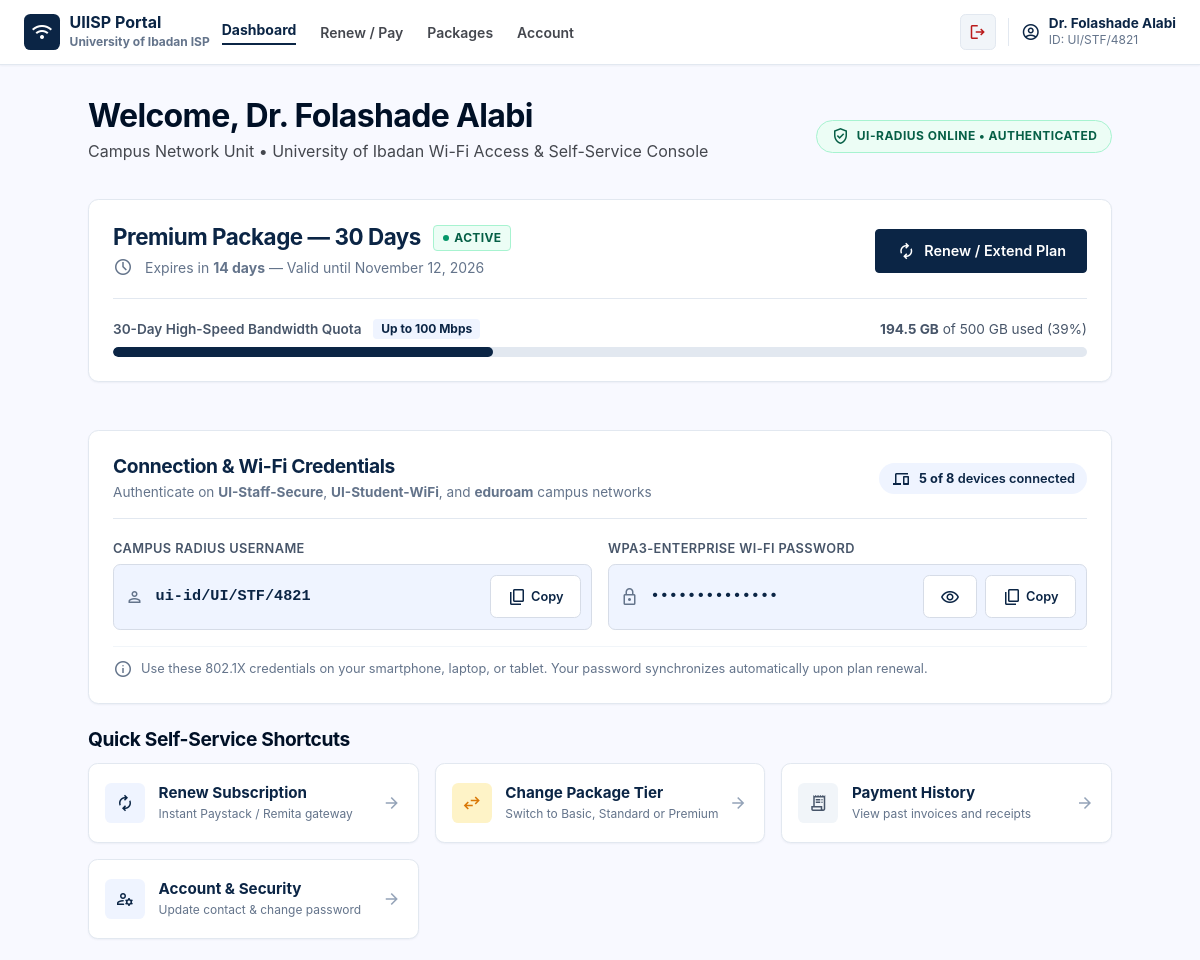
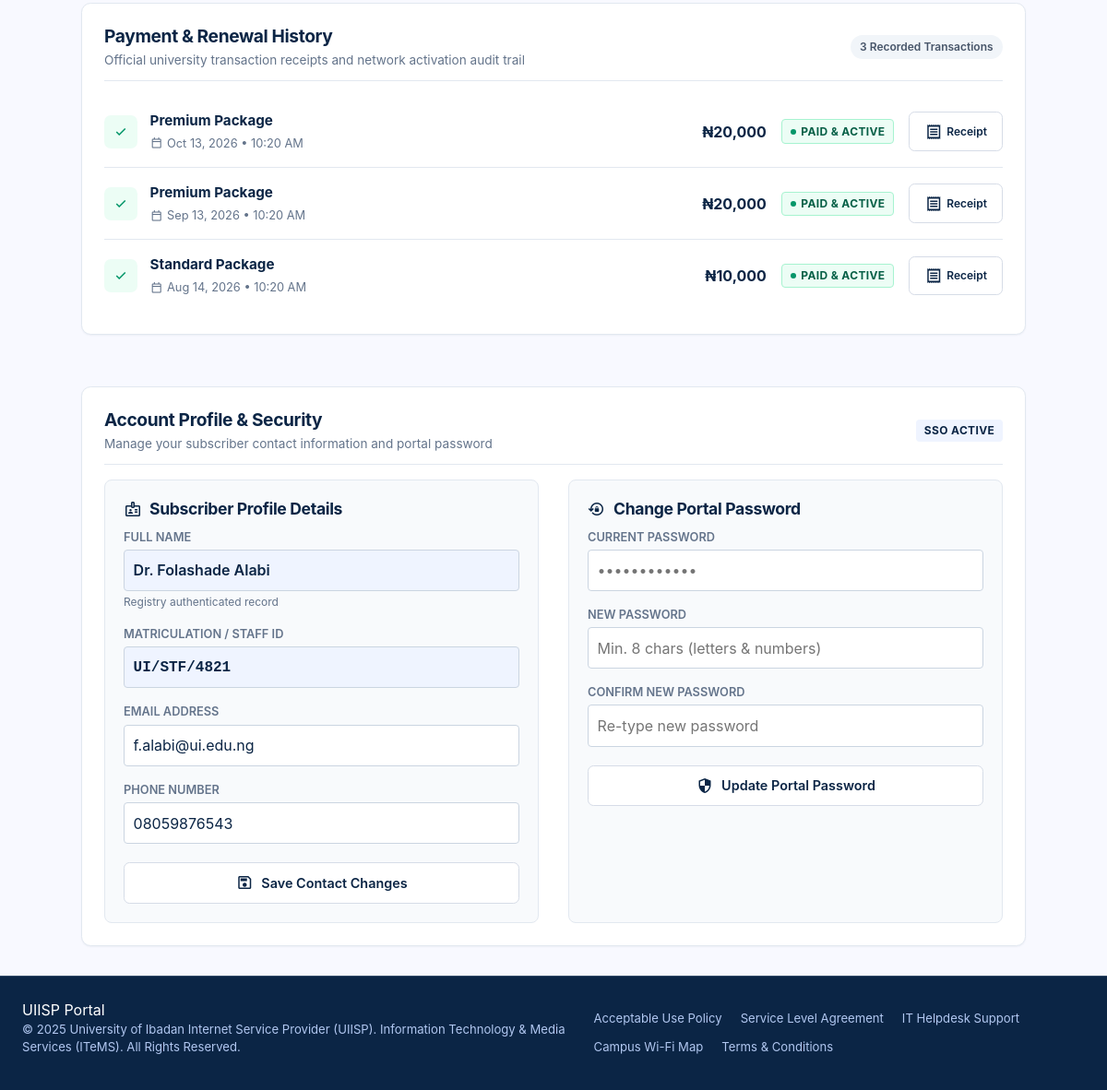
Page /subscriber-dashboard.php (signed in) on the committed database (2 pictures, top to bottom).
### tables this page shows
CREATE TABLE IF NOT EXISTS user (
    id INT AUTO_INCREMENT PRIMARY KEY,
    matric VARCHAR(50) NOT NULL UNIQUE,
    fullname VARCHAR(150) NOT NULL,
    phone VARCHAR(30) NOT NULL,
    email VARCHAR(150) NOT NULL UNIQUE,
    password VARCHAR(255) NOT NULL,
    created_at TIMESTAMP DEFAULT CURRENT_TIMESTAMP
);

CREATE TABLE IF NOT EXISTS subscription_history (
    id INT AUTO_INCREMENT PRIMARY KEY,
    user_id VARCHAR(50) NOT NULL,
    plan VARCHAR(100) NOT NULL,
    amount INT NOT NULL,
    `date` DATETIME NOT NULL DEFAULT CURRENT_TIMESTAMP,
    INDEX idx_user_id (user_id)
);

### subscriber-dashboard.php (the view, shortened to what the rows shown need)
<?php
require_once __DIR__ . '/Model/Customer.php';
require_once __DIR__ . '/Model/Subscription.php';
$matric = $_SESSION['matric'];
$customerModel = new Customer();
$userProfile = $customerModel->findByMatric($matric);
$fullname = $userProfile['fullname'] ?? $_SESSION['fullname'] ?? 'Subscriber';
$email    = $userProfile['email'] ?? $_SESSION['email'] ?? '';
$phone    = $userProfile['phone'] ?? $_SESSION['phone'] ?? '';
$subscriptionModel = new Subscription();
$subscription = $subscriptionModel->getActiveSubscription($matric);
$history = $subscriptionModel->getRecentPayments($matric, 10);
?>
<?php include __DIR__ . '/partials/head.php'; ?>
<body class="dashboard-page">
  <?php $portalPage = 'dashboard'; include __DIR__ . '/partials/portal-header.php'; ?>
  <main class="dashboard-main">
    <div class="dashboard-intro">
      <div>
        <h1>Welcome, <?= htmlspecialchars($fullname) ?></h1>
        <p>
          Campus Network Unit • University of Ibadan Wi-Fi Access &amp; Self-Service Console
        </p>
      </div>
    </div>
    <section class="dashboard-card plan-summary-card">
      <div class="plan-summary-header">
        <div class="plan-summary-info">
          <div class="plan-title-row">
            <h2><?= htmlspecialchars($subscription['plan_name']) ?></h2>
          </div>
        </div>
      </div>
    </section>
    <section class="dashboard-card credentials-card">
      <div class="credentials-card-header">
        <div>
          <h2>Connection &amp; Wi-Fi Credentials</h2>
        </div>
      </div>
    </section>
    <section class="dashboard-card" id="history">
      <div class="history-card-header">
        <div>
          <h2>Payment &amp; Renewal History</h2>
        </div>
      </div>
      <div class="history-list">
        <?php if (empty($history)): ?>
          <div class="empty-state">
            <span class="material-symbols-outlined">history_toggle_off</span>
            <p>No subscription payment records found yet.</p>
            <a href="subscription-payment.php" class="btn btn-primary">Purchase Your First Package</a>
          </div>
        <?php else: ?>
          <?php foreach ($history as $item): ?>
            <div class="history-item">
              <div class="history-item-left">
                <div class="history-check-icon">
                  <span class="material-symbols-outlined">check</span>
                </div>
                <div>
                  <strong class="history-plan-name"><?= htmlspecialchars($item['plan']) ?></strong>
                  <div class="history-date">
                    <span class="material-symbols-outlined" style="font-size:0.9rem;">calendar_today</span>
                    <?= htmlspecialchars(date('M j, Y • h:i A', strtotime($item['date']))) ?>
                  </div>
                </div>
              </div>
              <div class="history-item-right">
                <span class="history-amount">₦<?= number_format((float) $item['amount']) ?></span>
                <span class="status-badge status-badge--active">
                  <span class="status-dot"></span>
                  Paid &amp; Active
                </span>
                <button class="btn-receipt" onclick="viewReceipt('<?= htmlspecialchars($item['plan']) ?>', '<?= number_format((float)$item['amount']) ?>', '<?= htmlspecialchars(date('M j, Y h:i A', strtotime($item['date']))) ?>', '<?= htmlspecialchars($matric) ?>', '<?= htmlspecialchars($fullname) ?>', 'REC-<?= str_pad((string)$item['id'], 6, '0', STR_PAD_LEFT) ?>')" type="button" title="View Official Receipt">
                  <span class="material-symbols-outlined">receipt</span>
                  <span>Receipt</span>
                </button>
              </div>
            </div>
          <?php endforeach; ?>
        <?php endif; ?>
      </div>
    </section>
    <section class="dashboard-card" id="account" style="margin-top:2rem;">
      <div class="history-card-header">
        <div>
          <h2>Account Profile &amp; Security</h2>
        </div>
      </div>
      <div style="display:grid; grid-template-columns:repeat(auto-fit, minmax(320px, 1fr)); gap:2rem; margin-top:1rem;">
        <div style="background:#f8fafc; border:1px solid #e2e8f0; border-radius:0.5rem; padding:1.25rem;">
          <form method="POST" action="process-profile.php">
            <div style="margin-bottom:1rem;">
              <label style="display:block; font-size:0.8rem; font-weight:600; color:#64748b; margin-bottom:0.25rem; text-transform:uppercase;">Full Name</label>
              <input type="text" value="<?= htmlspecialchars($fullname) ?>" readonly style="width:100%; padding:0.6rem; border:1px solid #cbd5e1; border-radius:0.25rem; background:#eff4ff; font-weight:600; color:#0b2545;">
              <span style="font-size:0.75rem; color:#64748b; margin-top:0.2rem; display:block;">Registry authenticated record</span>
            </div>
            <div style="margin-bottom:1rem;">
              <label style="display:block; font-size:0.8rem; font-weight:600; color:#64748b; margin-bottom:0.25rem; text-transform:uppercase;">Email Address</label>
              <input type="email" name="email" value="<?= htmlspecialchars($email) ?>" required style="width:100%; padding:0.6rem; border:1px solid #cbd5e1; border-radius:0.25rem; background:#fff; color:#0b2545;">
            </div>
            <div style="margin-bottom:1.25rem;">
              <label style="display:block; font-size:0.8rem; font-weight:600; color:#64748b; margin-bottom:0.25rem; text-transform:uppercase;">Phone Number</label>
              <input type="tel" name="phone" value="<?= htmlspecialchars($phone) ?>" required style="width:100%; padding:0.6rem; border:1px solid #cbd5e1; border-radius:0.25rem; background:#fff; color:#0b2545;">
            </div>
          </form>
        </div>
      </div>
    </section>
  </main>
</body>
</html>

### partials/portal-header.php (shortened to what the rows shown need)
<?php
$currentUser = [
    'fullname' => $_SESSION['fullname'] ?? 'Subscriber',
    'matric'   => $_SESSION['matric'] ?? 'UI-USER',
];
if (($portalPage ?? '') === 'dashboard'):
?>
<header class="page-header portal-header">
  <div class="header-inner">
    <div class="portal-brand">
      <a href="index.php" style="text-decoration:none; color:inherit; display:flex; align-items:center; gap:0.6rem;">
        <div style="width:2.25rem; height:2.25rem; background:#0b2545; color:#fff; border-radius:0.4rem; display:grid; place-items:center;">
          <span class="material-symbols-outlined">wifi</span>
        </div>
        <div>
          <span style="font-weight:700; color:#0b2545; display:block; line-height:1.2;">UIISP Portal</span>
          <span style="display:block; font-size:0.75rem; color:#64748b;">University of Ibadan ISP</span>
        </div>
      </a>
      <nav class="desktop-nav">
        <a href="subscriber-dashboard.php" class="is-active">Dashboard</a>
        <a href="subscription-payment.php">Renew / Pay</a>
        <a href="index.php#packages">Packages</a>
        <a href="subscriber-dashboard.php#account">Account</a>
      </nav>
    </div>
    <div class="portal-profile">
      <a href="logout.php" title="Sign Out" class="btn-portal-icon" style="color:#ba1a1a; text-decoration:none;">
        <span class="material-symbols-outlined">logout</span>
      </a>
      <a href="subscriber-dashboard.php#account" class="profile-badge" title="Manage Account & Security" style="text-decoration:none; color:inherit; cursor:pointer;">
        <div class="profile-avatar">
          <span class="material-symbols-outlined">account_circle</span>
        </div>
        <div class="profile-details">
          <span class="profile-name"><?= htmlspecialchars($currentUser['fullname']) ?></span>
          <span class="profile-id">ID: <?= htmlspecialchars($currentUser['matric']) ?></span>
        </div>
      </a>
    </div>
  </div>
</header>
<?php endif; ?>

### rows in the picture
user: fullname "Dr. Folashade Alabi", matric "UI/STF/4821", email "f.alabi@ui.edu.ng", phone "08059876543"
subscription_history: plan "Premium Package", date "Oct 13, 2026 • 10:20 AM", amount "20,000"
subscription_history: plan "Premium Package", date "Sep 13, 2026 • 10:20 AM", amount "20,000"
subscription_history: plan "Standard Package", date "Aug 14, 2026 • 10:20 AM", amount "10,000"

### other values in the picture
$subscription['plan_name'] "Premium Package — 30 Days"
$subscription['status'] "ACTIVE"
$subscription['days_remaining'] "14"
$subscription['expiry_date'] "November 12, 2026"
$subscription['speed'] "Up to 100 Mbps"
$subscription['data_used_gb'] "194.5"
$subscription['data_total_gb'] "500"
$subscription['usage_percent'] "39"
$subscription['connected_devices'] "5"
$subscription['max_devices'] "8"
count($history) "3"
